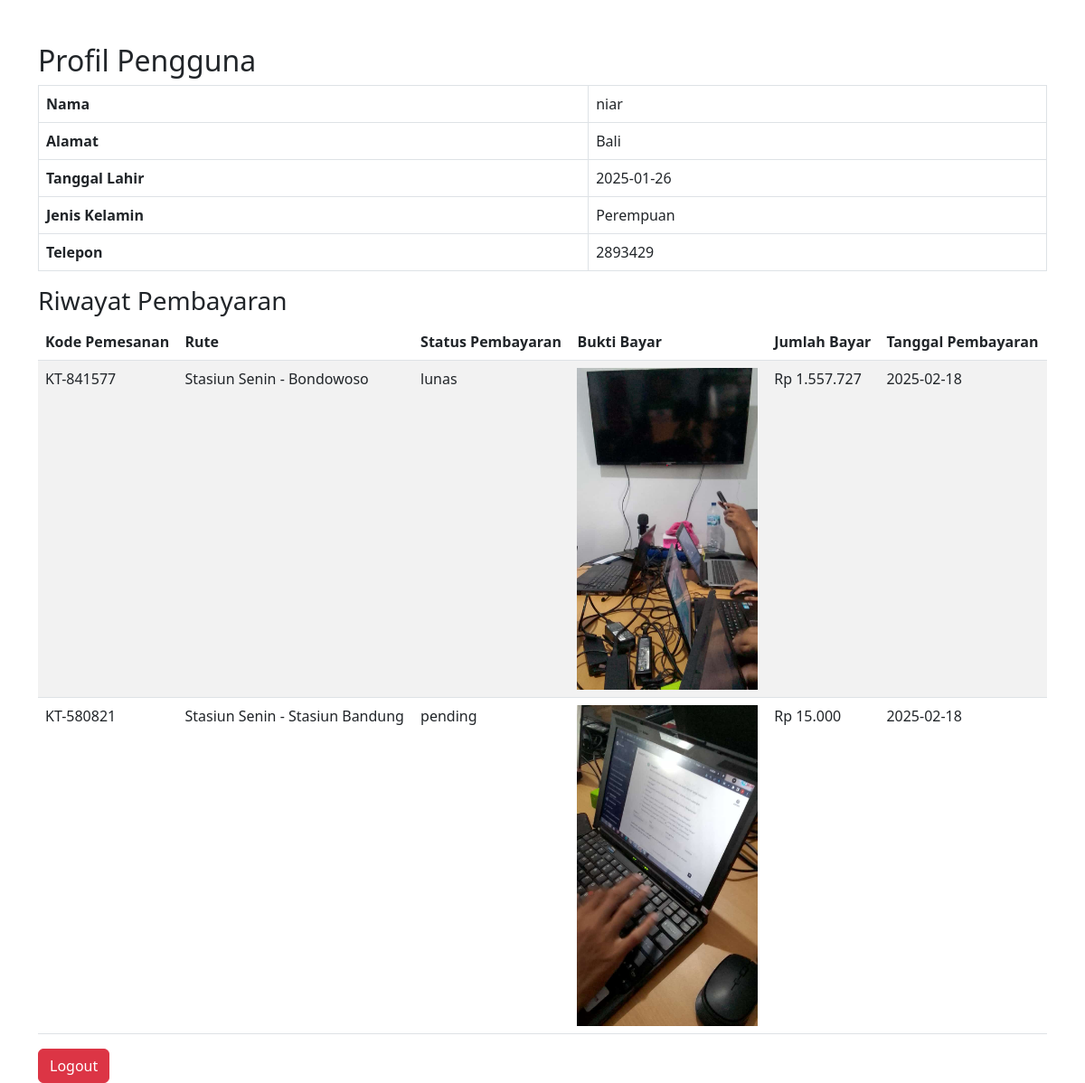
Page /profil.php (signed in) on the committed database.
### tables this page shows
CREATE TABLE `penumpang` (
  `id_penumpang` int(11) NOT NULL,
  `username` varchar(200) NOT NULL,
  `password` varchar(200) NOT NULL,
  `nama_penumpang` varchar(200) NOT NULL,
  `alamat_penumpang` varchar(200) NOT NULL,
  `tanggal_lahir` date NOT NULL,
  `jenis_kelamin` varchar(200) NOT NULL,
  `telepon` varchar(200) NOT NULL
);

CREATE TABLE `pembayaran` (
  `id_pembayaran` int(11) NOT NULL,
  `id_pemesanan` int(11) NOT NULL,
  `tanggal_pembayaran` date NOT NULL,
  `jumlah_bayar` decimal(10,0) NOT NULL,
  `metode_pembayaran` enum('Transfer Bank','E-Wallet','Kartu Kredit') DEFAULT NULL,
  `status_pembayaran` enum('pending','lunas','gagal') NOT NULL DEFAULT 'pending',
  `kode_pemesanan` varchar(255) DEFAULT NULL,
  `bukti_bayar` varchar(255) DEFAULT NULL
);

CREATE TABLE `pemesanan` (
  `id_pemesanan` int(11) NOT NULL,
  `kode_pemesanan` varchar(50) NOT NULL,
  `tanggal_pemesanan` date NOT NULL,
  `tempat_pemesanan` varchar(100) NOT NULL,
  `nama_penumpang` varchar(100) NOT NULL,
  `id_pelanggan` int(11) NOT NULL,
  `kode_kursi` varchar(50) NOT NULL,
  `id_rute` int(11) NOT NULL,
  `id_transportasi` int(11) NOT NULL,
  `nama_type` varchar(50) NOT NULL,
  `tanggal_berangkat` date NOT NULL,
  `jam_cekin` time NOT NULL,
  `jam_berangkat` time NOT NULL,
  `total_bayar` int(11) NOT NULL
);

CREATE TABLE `rute` (
  `id_rute` int(11) NOT NULL,
  `tujuan` varchar(200) NOT NULL,
  `rute_awal` varchar(200) NOT NULL,
  `rute_akhir` varchar(200) NOT NULL,
  `harga` decimal(10,0) NOT NULL,
  `id_transportasi` int(11) NOT NULL
);

### profil.php (the view, shortened to what this page needs)
<?php
$servername = "localhost";
$username = "root";
$password = "";
$dbname = "penyewaantiket";
$koneksi = new mysqli($servername, $username, $password, $dbname);
$id_penumpang = $_SESSION['id_penumpang'];
$query = "SELECT * FROM penumpang WHERE id_penumpang = '$id_penumpang'";
$result = mysqli_query($koneksi, $query);
$user = mysqli_fetch_assoc($result);
$query_pemesanan = "SELECT * FROM pemesanan WHERE id_pelanggan = '$id_penumpang'";
$result_pemesanan = mysqli_query($koneksi, $query_pemesanan);
?>
<!DOCTYPE html>
<html lang="id">
<head>
    <link rel="stylesheet" href="https://cdn.jsdelivr.net/npm/bootstrap@5.3.0/dist/css/bootstrap.min.css">
</head>
<body>
    <div class="container mt-5">
        <h2>Profil Pengguna</h2>
        <table class="table table-bordered">
            <tr><th>Nama</th><td><?php echo $user['nama_penumpang']; ?></td></tr>
            <tr><th>Alamat</th><td><?php echo $user['alamat_penumpang']; ?></td></tr>
            <tr><th>Tanggal Lahir</th><td><?php echo $user['tanggal_lahir']; ?></td></tr>
            <tr><th>Jenis Kelamin</th><td><?php echo $user['jenis_kelamin']; ?></td></tr>
            <tr><th>Telepon</th><td><?php echo $user['telepon']; ?></td></tr>
        </table>
        <h3>Riwayat Pembayaran</h3>
        <table class="table table-striped">
            <thead>
                <tr>
                    <th>Kode Pemesanan</th>
                    <th>Rute</th>
                    <th>Status Pembayaran</th>
                    <th>Bukti Bayar</th>
                    <th>Jumlah Bayar</th>
                    <th>Tanggal Pembayaran</th>
                </tr>
            </thead>
            <tbody>
                <?php while ($row = mysqli_fetch_assoc($result_pemesanan)) {
                    $id_pemesanan = $row['id_pemesanan'];
                    $pembayaran_query = "SELECT * FROM pembayaran WHERE id_pemesanan = '$id_pemesanan'";
                    $pembayaran_result = mysqli_query($koneksi, $pembayaran_query);
                    while ($pembayaran = mysqli_fetch_assoc($pembayaran_result)) {
                        $id_rute = $row['id_rute'];
                        $rute_query = "SELECT * FROM rute WHERE id_rute = '$id_rute'";
                        $rute_result = mysqli_query($koneksi, $rute_query);
                        $rute = mysqli_fetch_assoc($rute_result);
                ?>
                    <tr>
                        <td><?php echo $row['kode_pemesanan']; ?></td>
                        <td><?php echo $rute['rute_awal'] . " - " . $rute['rute_akhir']; ?></td>
                        <td><?php echo $pembayaran['status_pembayaran']; ?></td>
                        <td>
                            <?php if ($pembayaran['bukti_bayar']) { ?>
                                <img src="uploads/<?php echo $pembayaran['bukti_bayar']; ?>" alt="Bukti Bayar" width="200">
                            <?php } else { ?>
                                <p>Tidak ada bukti bayar</p>
                            <?php } ?>
                        </td>
                        <td>Rp <?php echo number_format($pembayaran['jumlah_bayar'], 0, ',', '.'); ?></td>
                        <td><?php echo $pembayaran['tanggal_pembayaran']; ?></td>
                    </tr>
                <?php } } ?>
            </tbody>
        </table>
        <a href="logout.php" class="btn btn-danger">Logout</a>
    </div>
</body>
</html>

### rows in the picture
penumpang: nama_penumpang "niar", alamat_penumpang "Bali", tanggal_lahir "2025-01-26", jenis_kelamin "Perempuan", telepon "2893429"
pembayaran: id_pemesanan.kode_pemesanan "KT-841577", rute.rute_awal "Stasiun Senin", rute.rute_akhir "Bondowoso", status_pembayaran "lunas", bukti_bayar (picture), jumlah_bayar "1.557.727", tanggal_pembayaran "2025-02-18"
pembayaran: id_pemesanan.kode_pemesanan "KT-580821", rute.rute_awal "Stasiun Senin", rute.rute_akhir "Stasiun Bandung", status_pembayaran "pending", bukti_bayar (picture), jumlah_bayar "15.000", tanggal_pembayaran "2025-02-18"
